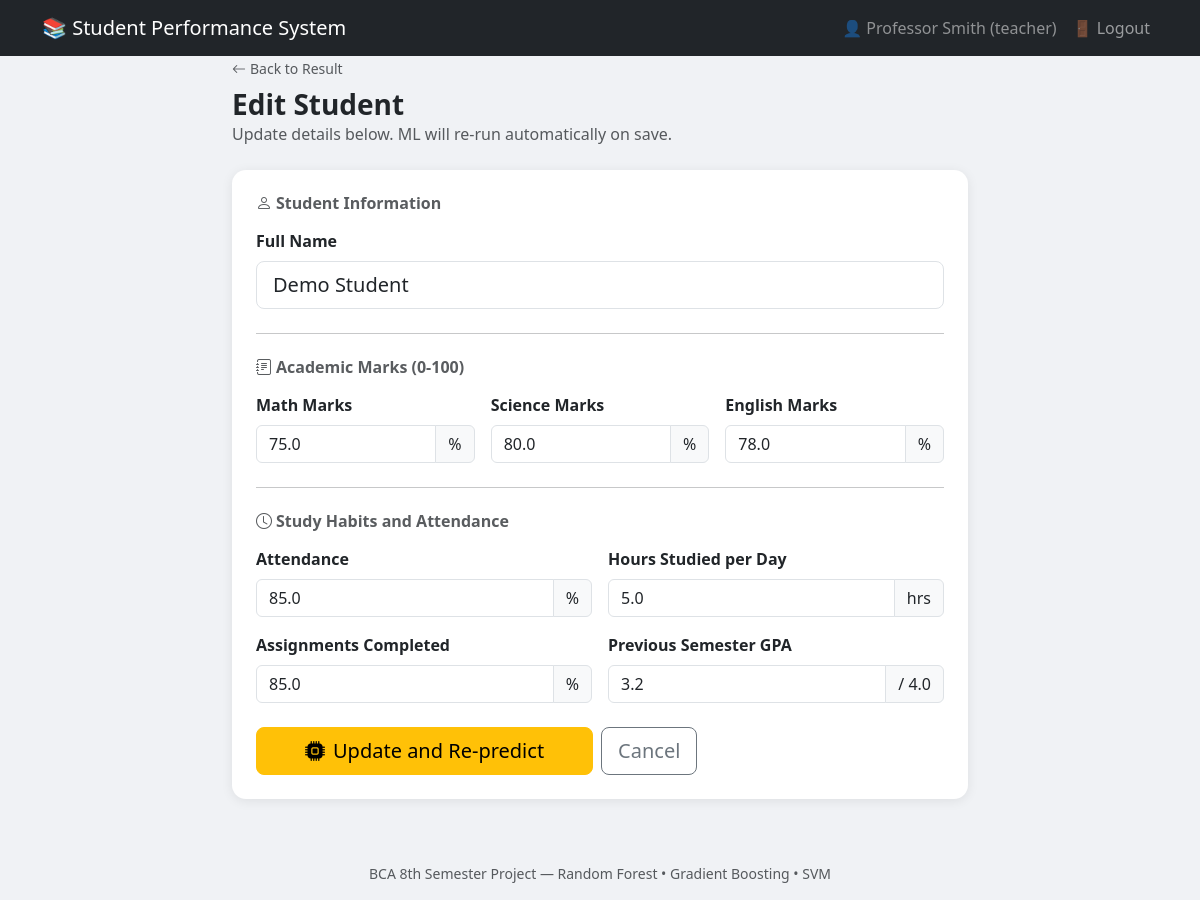
/student/edit/2 (signed in), run on the app's committed database.
### models.py (models this page shows, shortened)
class Student(Base):
    __tablename__ = "students"
    id = Column(Integer, primary_key=True, autoincrement=True)
    name = Column(String(100), nullable=False)
    roll_number = Column(String(20), nullable=True)  # Student roll number
    attendance = Column(Float, nullable=False)      # 0–100 %
    math_marks = Column(Float, nullable=False)      # 0–100
    science_marks = Column(Float, nullable=False)   # 0–100
    english_marks = Column(Float, nullable=False)   # 0–100
    hours_studied = Column(Float, nullable=False)   # hours per day
    assignments = Column(Float, nullable=False)     # % completed
    prev_gpa = Column(Float, nullable=False)        # 0.0 – 4.0
    class_id = Column(Integer, ForeignKey("classes.id"), nullable=True)
    section_id = Column(Integer, ForeignKey("sections.id"), nullable=True)
    parent_contact = Column(String(20), nullable=True)
    parent_email = Column(String(100), nullable=True)
    address = Column(Text, nullable=True)
    enrollment_date = Column(DateTime, default=func.now())
    prediction_rf = Column(String(10), default="")
    prediction_gb = Column(String(10), default="")
    prediction_svm = Column(String(10), default="")
    confidence_rf = Column(Float, default=0.0)
    confidence_gb = Column(Float, default=0.0)
    confidence_svm = Column(Float, default=0.0)
    best_model = Column(String(30), default="")
    created_at = Column(DateTime, default=func.now())
    class_obj = relationship("Class", back_populates="students")
    section = relationship("Section", back_populates="students")

### routes.py (the view, shortened to what this page needs)
    @app.route("/student/edit/<int:student_id>", methods=["GET", "POST"])
    @login_required
    @role_required(Roles.TEACHER, Roles.ADMIN)
    def edit_student(student_id):
        db = SessionLocal()
        student = db.query(Student).filter(Student.id == student_id).first()
        if not student:
            flash("Student not found.", "danger")
            db.close()
            return redirect(url_for("dashboard_teacher"))
        student_dict = {
            "id": student.id,
            "name": student.name,
            "attendance": student.attendance,
            "math_marks": student.math_marks,
            "science_marks": student.science_marks,
            "english_marks": student.english_marks,
            "hours_studied": student.hours_studied,
            "assignments": student.assignments,
            "prev_gpa": student.prev_gpa,
        }
        db.close()
        return render_template("edit_student.html", student=student_dict)

### auth.py (called while the page is built)
def login_required(f):
    @wraps(f)
    def decorated_function(*args, **kwargs):
        if "user_id" not in session:
            flash("Please login first!", "warning")
            return redirect(url_for("login"))
        return f(*args, **kwargs)
    return decorated_function

def role_required(*allowed_roles):
    def decorator(f):
        @wraps(f)
        def decorated_function(*args, **kwargs):
            if "user_id" not in session:
                flash("Please login first!", "warning")
                return redirect(url_for("login"))
            if session.get("role") not in allowed_roles:
                flash("Access denied! You don't have permission for this page.", "danger")
                return redirect(url_for(f"dashboard_{session.get('role', 'student')}"))
            return f(*args, **kwargs)
        return decorated_function
    return decorator

### templates/edit_student.html (shortened to what this page needs)
{% extends "base.html" %}
{% block content %}
<div class="row justify-content-center">
  <div class="col-lg-8">
    <div class="mb-4">
      <a href="/student/{{ student.id }}" class="text-muted small text-decoration-none"><i class="bi bi-arrow-left me-1"></i>Back to Result</a>
      <h3 class="fw-bold mt-2 mb-0">Edit Student</h3>
      <p class="text-muted">Update details below. ML will re-run automatically on save.</p>
    </div>
    <div class="card p-4">
      <form action="/student/edit/{{ student.id }}" method="POST">
        <h6 class="text-muted fw-semibold mb-3"><i class="bi bi-person me-1"></i>Student Information</h6>
        <div class="mb-4">
          <label class="form-label fw-semibold">Full Name</label>
          <input type="text" name="name" class="form-control form-control-lg" value="{{ student.name }}" required maxlength="100">
        </div>
        <hr class="my-4">
        <h6 class="text-muted fw-semibold mb-3"><i class="bi bi-journal-text me-1"></i>Academic Marks (0-100)</h6>
        <div class="row g-3 mb-4">
          <div class="col-md-4">
            <label class="form-label fw-semibold">Math Marks</label>
            <div class="input-group">
              <input type="number" name="math_marks" class="form-control" value="{{ student.math_marks }}" min="0" max="100" step="0.5" required>
              <span class="input-group-text">%</span>
            </div>
          </div>
          <div class="col-md-4">
            <label class="form-label fw-semibold">Science Marks</label>
            <div class="input-group">
              <input type="number" name="science_marks" class="form-control" value="{{ student.science_marks }}" min="0" max="100" step="0.5" required>
              <span class="input-group-text">%</span>
            </div>
          </div>
          <div class="col-md-4">
            <label class="form-label fw-semibold">English Marks</label>
            <div class="input-group">
              <input type="number" name="english_marks" class="form-control" value="{{ student.english_marks }}" min="0" max="100" step="0.5" required>
              <span class="input-group-text">%</span>
            </div>
          </div>
        </div>
        <hr class="my-4">
        <h6 class="text-muted fw-semibold mb-3"><i class="bi bi-clock me-1"></i>Study Habits and Attendance</h6>
        <div class="row g-3 mb-4">
          <div class="col-md-6">
            <label class="form-label fw-semibold">Attendance</label>
            <div class="input-group">
              <input type="number" name="attendance" class="form-control" value="{{ student.attendance }}" min="0" max="100" step="0.5" required>
              <span class="input-group-text">%</span>
            </div>
          </div>
          <div class="col-md-6">
            <label class="form-label fw-semibold">Hours Studied per Day</label>
            <div class="input-group">
              <input type="number" name="hours_studied" class="form-control" value="{{ student.hours_studied }}" min="0" max="16" step="0.5" required>
              <span class="input-group-text">hrs</span>
            </div>
          </div>
          <div class="col-md-6">
            <label class="form-label fw-semibold">Assignments Completed</label>
            <div class="input-group">
              <input type="number" name="assignments" class="form-control" value="{{ student.assignments }}" min="0" max="100" step="1" required>
              <span class="input-group-text">%</span>
            </div>
          </div>
          <div class="col-md-6">
            <label class="form-label fw-semibold">Previous Semester GPA</label>
            <div class="input-group">
              <input type="number" name="prev_gpa" class="form-control" value="{{ student.prev_gpa }}" min="0" max="4" step="0.01" required>
              <span class="input-group-text">/ 4.0</span>
            </div>
          </div>
        </div>
        <div class="d-flex gap-2 mt-3">
          <button type="submit" class="btn btn-warning btn-lg px-5"><i class="bi bi-cpu-fill me-2"></i>Update and Re-predict</button>
          <a href="/student/{{ student.id }}" class="btn btn-outline-secondary btn-lg">Cancel</a>
        </div>
      </form>
    </div>
  </div>
</div>
{% endblock %}

### templates/base.html (style rules this page uses)
body { background-color: #f0f2f5; font-family: 'Segoe UI', sans-serif; }
.card { border: none; border-radius: 14px; box-shadow: 0 2px 12px rgba(0,0,0,0.08); }

### data on the page
Student: name "Demo Student", math_marks "75.0", science_marks "80.0", english_marks "78.0", attendance "85.0", hours_studied "5.0", assignments "85.0", prev_gpa "3.2"

### other printed values
{{ session.get('full_name') }} "Professor Smith"
{{ session.get('role') }} "teacher"
